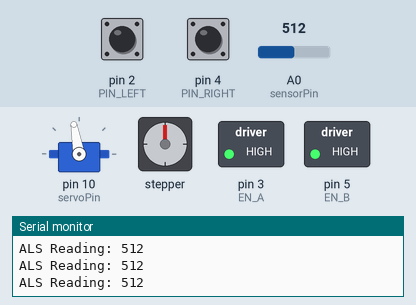
Simulated run of this sketch. Board: Arduino Uno, built with avr-gcc and run on an emulated ATmega328P. Parts: servo, stepper motor, switched loads named in the sketch (green lamp = pin HIGH), the last lines printed to the serial monitor. The test bench sets the inputs (shaded band); at power-on: pin 2 (PIN_LEFT) LOW, pin 4 (PIN_RIGHT) LOW, A0 (sensorPin) = 512. Stepper angles assume 200 steps per turn.

Above: at 2.2 s.
2.3 s: pin 2 (PIN_LEFT) pulled HIGH for 1 s
At 2.48 s:
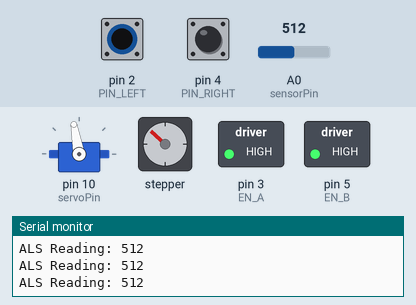
4.8 s: pin 4 (PIN_RIGHT) pulled HIGH for 3.2 s
At 4.98 s:
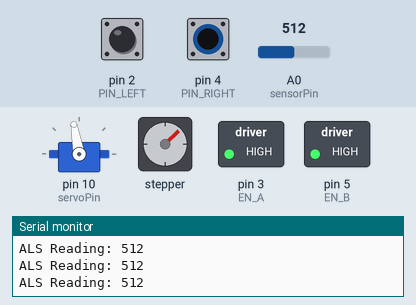
9.5 s: A0 (sensorPin) set to 109
12.5 s: A0 (sensorPin) set to 94
14.0 s: pin 2 (PIN_LEFT) pulled HIGH for 3.2 s
At 17.12 s:
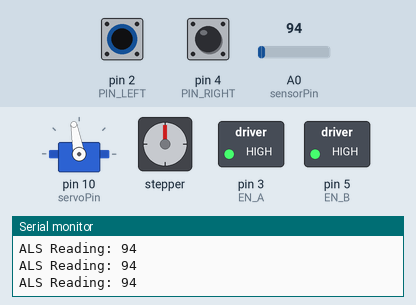
20.2 s: pin 2 (PIN_LEFT) pulled HIGH for 0.15 s
At 20.7 s:
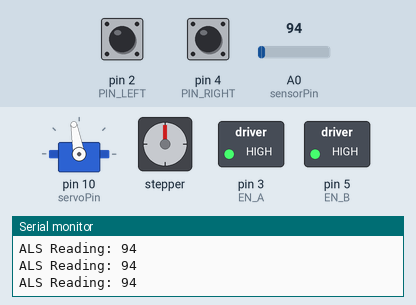
Timing chart, 0 to 23.2 s (numbered marks = the images above; inputs shaded):
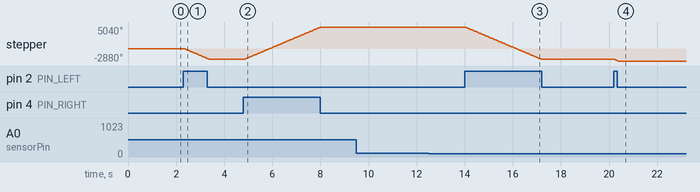

Measured:
- after the input at 2.3 s, stepper: turns 2520° counter-clockwise in 1.0 s, starting at once
- after the input at 4.8 s, stepper: turns 7560° clockwise in 3.2 s, starting at once
- after the input at 14.0 s, stepper: turns 7560° counter-clockwise in 3.2 s, starting at once
- after the input at 20.2 s, stepper: turns 360° counter-clockwise in 0.14 s, starting at once

The sketch:

RotateStageFace.ino
```cpp
//--------------------
// Stepper Setup
//--------------------
#include <Stepper.h>

// Define L298N Pins for Stepper Motor and
#define IN_1 8
#define IN_2 9
#define IN_3 12
#define IN_4 11
#define EN_A 3
#define EN_B 5

// Create an instance of the stepper class, specifying
// steps per revolution = 200
const int STEPS = 200;
Stepper stepper(STEPS, IN_1, IN_2, IN_3, IN_4);

//--------------------
// Servo Setup
//--------------------
#include <Servo.h>

// Define Servo Pins
#define servoPin 10
int pos = 0;          // variable to store the servo position
Servo myservo;        // create servo object to control a servo

//--------------------
// Set up BLDC Motor switch and PWM signal pin
//--------------------
#define sensorPin A0  // Ambient light sensor analog input
#define pwmPin 6      // YEECO BLDC Controller PWM output signal
int sensorValue = 0;  // variable to store the value coming from the sensor
int sensorCalibrate = 0;
int pwmValue = 0;

//--------------------
// Define RaspberryPi GPIO Pins
//--------------------
#define PIN_LEFT 2
#define PIN_RIGHT 4

//--------------------
// Define Functions
//--------------------
int motor_speed(int pinLeft, int pinRight) {
  if (pinLeft==1 && pinRight==0) {
    int motorSpeed = -400;
    return motorSpeed;
  }
  else if (pinLeft==1 && pinRight==1) {
    int motorSpeed = 0;
    return motorSpeed;
  }
  else if (pinLeft==0 && pinRight==1) {
    int motorSpeed = 400;
    return motorSpeed;
  }
  else {
    int motorSpeed = 0;
    return motorSpeed;
  }
}

//--------------------
// Run Arduino
//--------------------
void setup() {
  Serial.begin(9600);
  pinMode(PIN_LEFT, INPUT);
  pinMode(PIN_RIGHT, INPUT);
  pinMode(EN_A, OUTPUT);
  digitalWrite(EN_A, HIGH);
  pinMode(EN_B, OUTPUT);
  digitalWrite(EN_B, HIGH);
  delay(1000);
  sensorCalibrate = analogRead(sensorPin);  // Calibrate ALS to ambient light
  stepper.setSpeed(0);                      // Set the initial speed of the motor to 0
  myservo.attach(servoPin);                 // Attach servo
  myservo.write(100);                       // Turn servo to starting position
}

void loop() {
  // read the sensor value:
  int pinLeft = digitalRead(PIN_LEFT);
  int pinRight = digitalRead(PIN_RIGHT);

  // read the value from the sensor:
  sensorValue = analogRead(sensorPin);
  Serial.print("ALS Reading: ");
  Serial.println(sensorValue);

  // set the motor speed:
  int motorSpeed = motor_speed(pinLeft, pinRight);
  //Serial.println(motorSpeed);

  // set the motor speed:
  if (motorSpeed > 0) {
    stepper.setSpeed(motorSpeed);
    // Rotate a full revolution:
    stepper.step(STEPS);
  }
  else if (motorSpeed < 0) {
    motorSpeed *= -1;
    stepper.setSpeed(motorSpeed);
    // step 1/100 of a revolution:
    stepper.step(-1 * STEPS);
  }
  else if (motorSpeed == 0 && (pinLeft==1 && pinRight==1)) {
    stepper.setSpeed(0);
    stepper.step(0);
    while (sensorValue > sensorCalibrate + 20) {
      Serial.println("FIRE!!!");
      pwmValue = 255
      ;
      analogWrite(pwmPin, pwmValue);
      delay(1000);
      for (pos = 100; pos >= 10; pos -= 1) { // servo goes from 100 to 10 degrees to allow loading
        myservo.write(pos);                  // tell servo to go to position in variable 'pos'
        delay(15);                           // waits 15ms for the servo to reach the position
      }
      for (pos = 10; pos <= 100; pos += 1) { // goes from 10 degrees to 100 degrees to arm
        myservo.write(pos);                  // tell servo to go to position in variable 'pos'
        delay(15);                           // waits 15ms for the servo to reach the position
      }
      delay(1000);
      sensorValue = analogRead(sensorPin);   // Read ALS in order to break while loop
    }
    analogWrite(pwmPin, 0);                  // Reset PWM signal
    myservo.write(100);                      // Reset servo position
  }
  else {
    stepper.setSpeed(0);
    stepper.step(0);
  }
}
```
